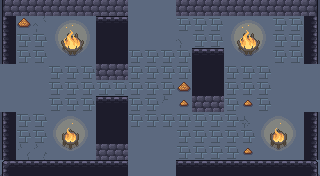

Rendered tile map (Tiled .tmx) drawn with the repository's tilesets; below, a short description and the full map source, tile grids included:
An orthogonal 20x11 tile map with 16x16 px tiles, 6 tile layers (ground, dressing, decor, walls, ...), 5 tilesets and 12 objects (5x ENTRY, 5x ENEMY, 2x PROP).

<map version="1.10" tiledversion="1.10.2" orientation="orthogonal" renderorder="right-down" width="20" height="11" tilewidth="16" tileheight="16" infinite="0" nextlayerid="8" nextobjectid="13">
 <tileset firstgid="1" name="wall" tilewidth="16" tileheight="16" tilecount="493" columns="17">
  <image source="../../../gfx/tiles/cove/walls_floor.png" width="272" height="464" />
 </tileset>
 <tileset firstgid="494" name="cracks" tilewidth="16" tileheight="16" tilecount="120" columns="8">
  <image source="../../../gfx/tiles/cove/cracks_floor.png" width="128" height="240" />
 </tileset>
 <tileset firstgid="614" name="wallcracks" tilewidth="16" tileheight="16" tilecount="256" columns="8">
  <image source="../../../gfx/tiles/cove/cracks_walls.png" width="128" height="512" />
 </tileset>
 <tileset firstgid="870" name="objects" tilewidth="16" tileheight="16" tilecount="216" columns="24">
  <image source="../../../gfx/tiles/cove/objects.png" width="384" height="144" />
 </tileset>
 <tileset firstgid="1086" name="fire" tilewidth="16" tileheight="16" tilecount="198" columns="11">
  <image source="../../../gfx/tiles/cove/fire.png" width="176" height="288" />
  <tile id="0">
   <animation>
    <frame tileid="0" duration="150" />
    <frame tileid="33" duration="150" />
    <frame tileid="66" duration="150" />
    <frame tileid="99" duration="150" />
    <frame tileid="132" duration="150" />
    <frame tileid="165" duration="150" />
   </animation>
  </tile>
  <tile id="1">
   <animation>
    <frame tileid="1" duration="150" />
    <frame tileid="34" duration="150" />
    <frame tileid="67" duration="150" />
    <frame tileid="100" duration="150" />
    <frame tileid="133" duration="150" />
    <frame tileid="166" duration="150" />
   </animation>
  </tile>
  <tile id="2">
   <animation>
    <frame tileid="2" duration="150" />
    <frame tileid="35" duration="150" />
    <frame tileid="68" duration="150" />
    <frame tileid="101" duration="150" />
    <frame tileid="134" duration="150" />
    <frame tileid="167" duration="150" />
   </animation>
  </tile>
  <tile id="3">
   <animation>
    <frame tileid="3" duration="150" />
    <frame tileid="36" duration="150" />
    <frame tileid="69" duration="150" />
    <frame tileid="102" duration="150" />
    <frame tileid="135" duration="150" />
    <frame tileid="168" duration="150" />
   </animation>
  </tile>
  <tile id="4">
   <animation>
    <frame tileid="4" duration="150" />
    <frame tileid="37" duration="150" />
    <frame tileid="70" duration="150" />
    <frame tileid="103" duration="150" />
    <frame tileid="136" duration="150" />
    <frame tileid="169" duration="150" />
   </animation>
  </tile>
  <tile id="5">
   <animation>
    <frame tileid="5" duration="150" />
    <frame tileid="38" duration="150" />
    <frame tileid="71" duration="150" />
    <frame tileid="104" duration="150" />
    <frame tileid="137" duration="150" />
    <frame tileid="170" duration="150" />
   </animation>
  </tile>
  <tile id="6">
   <animation>
    <frame tileid="6" duration="150" />
    <frame tileid="39" duration="150" />
    <frame tileid="72" duration="150" />
    <frame tileid="105" duration="150" />
    <frame tileid="138" duration="150" />
    <frame tileid="171" duration="150" />
   </animation>
  </tile>
  <tile id="7">
   <animation>
    <frame tileid="7" duration="150" />
    <frame tileid="40" duration="150" />
    <frame tileid="73" duration="150" />
    <frame tileid="106" duration="150" />
    <frame tileid="139" duration="150" />
    <frame tileid="172" duration="150" />
   </animation>
  </tile>
  <tile id="8">
   <animation>
    <frame tileid="8" duration="150" />
    <frame tileid="41" duration="150" />
    <frame tileid="74" duration="150" />
    <frame tileid="107" duration="150" />
    <frame tileid="140" duration="150" />
    <frame tileid="173" duration="150" />
   </animation>
  </tile>
  <tile id="9">
   <animation>
    <frame tileid="9" duration="150" />
    <frame tileid="42" duration="150" />
    <frame tileid="75" duration="150" />
    <frame tileid="108" duration="150" />
    <frame tileid="141" duration="150" />
    <frame tileid="174" duration="150" />
   </animation>
  </tile>
  <tile id="10">
   <animation>
    <frame tileid="10" duration="150" />
    <frame tileid="43" duration="150" />
    <frame tileid="76" duration="150" />
    <frame tileid="109" duration="150" />
    <frame tileid="142" duration="150" />
    <frame tileid="175" duration="150" />
   </animation>
  </tile>
  <tile id="11">
   <animation>
    <frame tileid="11" duration="150" />
    <frame tileid="44" duration="150" />
    <frame tileid="77" duration="150" />
    <frame tileid="110" duration="150" />
    <frame tileid="143" duration="150" />
    <frame tileid="176" duration="150" />
   </animation>
  </tile>
  <tile id="12">
   <animation>
    <frame tileid="12" duration="150" />
    <frame tileid="45" duration="150" />
    <frame tileid="78" duration="150" />
    <frame tileid="111" duration="150" />
    <frame tileid="144" duration="150" />
    <frame tileid="177" duration="150" />
   </animation>
  </tile>
  <tile id="13">
   <animation>
    <frame tileid="13" duration="150" />
    <frame tileid="46" duration="150" />
    <frame tileid="79" duration="150" />
    <frame tileid="112" duration="150" />
    <frame tileid="145" duration="150" />
    <frame tileid="178" duration="150" />
   </animation>
  </tile>
  <tile id="14">
   <animation>
    <frame tileid="14" duration="150" />
    <frame tileid="47" duration="150" />
    <frame tileid="80" duration="150" />
    <frame tileid="113" duration="150" />
    <frame tileid="146" duration="150" />
    <frame tileid="179" duration="150" />
   </animation>
  </tile>
  <tile id="15">
   <animation>
    <frame tileid="15" duration="150" />
    <frame tileid="48" duration="150" />
    <frame tileid="81" duration="150" />
    <frame tileid="114" duration="150" />
    <frame tileid="147" duration="150" />
    <frame tileid="180" duration="150" />
   </animation>
  </tile>
  <tile id="16">
   <animation>
    <frame tileid="16" duration="150" />
    <frame tileid="49" duration="150" />
    <frame tileid="82" duration="150" />
    <frame tileid="115" duration="150" />
    <frame tileid="148" duration="150" />
    <frame tileid="181" duration="150" />
   </animation>
  </tile>
  <tile id="17">
   <animation>
    <frame tileid="17" duration="150" />
    <frame tileid="50" duration="150" />
    <frame tileid="83" duration="150" />
    <frame tileid="116" duration="150" />
    <frame tileid="149" duration="150" />
    <frame tileid="182" duration="150" />
   </animation>
  </tile>
  <tile id="18">
   <animation>
    <frame tileid="18" duration="150" />
    <frame tileid="51" duration="150" />
    <frame tileid="84" duration="150" />
    <frame tileid="117" duration="150" />
    <frame tileid="150" duration="150" />
    <frame tileid="183" duration="150" />
   </animation>
  </tile>
  <tile id="19">
   <animation>
    <frame tileid="19" duration="150" />
    <frame tileid="52" duration="150" />
    <frame tileid="85" duration="150" />
    <frame tileid="118" duration="150" />
    <frame tileid="151" duration="150" />
    <frame tileid="184" duration="150" />
   </animation>
  </tile>
  <tile id="20">
   <animation>
    <frame tileid="20" duration="150" />
    <frame tileid="53" duration="150" />
    <frame tileid="86" duration="150" />
    <frame tileid="119" duration="150" />
    <frame tileid="152" duration="150" />
    <frame tileid="185" duration="150" />
   </animation>
  </tile>
  <tile id="21">
   <animation>
    <frame tileid="21" duration="150" />
    <frame tileid="54" duration="150" />
    <frame tileid="87" duration="150" />
    <frame tileid="120" duration="150" />
    <frame tileid="153" duration="150" />
    <frame tileid="186" duration="150" />
   </animation>
  </tile>
  <tile id="22">
   <animation>
    <frame tileid="22" duration="150" />
    <frame tileid="55" duration="150" />
    <frame tileid="88" duration="150" />
    <frame tileid="121" duration="150" />
    <frame tileid="154" duration="150" />
    <frame tileid="187" duration="150" />
   </animation>
  </tile>
  <tile id="23">
   <animation>
    <frame tileid="23" duration="150" />
    <frame tileid="56" duration="150" />
    <frame tileid="89" duration="150" />
    <frame tileid="122" duration="150" />
    <frame tileid="155" duration="150" />
    <frame tileid="188" duration="150" />
   </animation>
  </tile>
  <tile id="24">
   <animation>
    <frame tileid="24" duration="150" />
    <frame tileid="57" duration="150" />
    <frame tileid="90" duration="150" />
    <frame tileid="123" duration="150" />
    <frame tileid="156" duration="150" />
    <frame tileid="189" duration="150" />
   </animation>
  </tile>
  <tile id="25">
   <animation>
    <frame tileid="25" duration="150" />
    <frame tileid="58" duration="150" />
    <frame tileid="91" duration="150" />
    <frame tileid="124" duration="150" />
    <frame tileid="157" duration="150" />
    <frame tileid="190" duration="150" />
   </animation>
  </tile>
  <tile id="26">
   <animation>
    <frame tileid="26" duration="150" />
    <frame tileid="59" duration="150" />
    <frame tileid="92" duration="150" />
    <frame tileid="125" duration="150" />
    <frame tileid="158" duration="150" />
    <frame tileid="191" duration="150" />
   </animation>
  </tile>
  <tile id="27">
   <animation>
    <frame tileid="27" duration="150" />
    <frame tileid="60" duration="150" />
    <frame tileid="93" duration="150" />
    <frame tileid="126" duration="150" />
    <frame tileid="159" duration="150" />
    <frame tileid="192" duration="150" />
   </animation>
  </tile>
  <tile id="28">
   <animation>
    <frame tileid="28" duration="150" />
    <frame tileid="61" duration="150" />
    <frame tileid="94" duration="150" />
    <frame tileid="127" duration="150" />
    <frame tileid="160" duration="150" />
    <frame tileid="193" duration="150" />
   </animation>
  </tile>
  <tile id="29">
   <animation>
    <frame tileid="29" duration="150" />
    <frame tileid="62" duration="150" />
    <frame tileid="95" duration="150" />
    <frame tileid="128" duration="150" />
    <frame tileid="161" duration="150" />
    <frame tileid="194" duration="150" />
   </animation>
  </tile>
  <tile id="30">
   <animation>
    <frame tileid="30" duration="150" />
    <frame tileid="63" duration="150" />
    <frame tileid="96" duration="150" />
    <frame tileid="129" duration="150" />
    <frame tileid="162" duration="150" />
    <frame tileid="195" duration="150" />
   </animation>
  </tile>
  <tile id="31">
   <animation>
    <frame tileid="31" duration="150" />
    <frame tileid="64" duration="150" />
    <frame tileid="97" duration="150" />
    <frame tileid="130" duration="150" />
    <frame tileid="163" duration="150" />
    <frame tileid="196" duration="150" />
   </animation>
  </tile>
  <tile id="32">
   <animation>
    <frame tileid="32" duration="150" />
    <frame tileid="65" duration="150" />
    <frame tileid="98" duration="150" />
    <frame tileid="131" duration="150" />
    <frame tileid="164" duration="150" />
    <frame tileid="197" duration="150" />
   </animation>
  </tile>
 </tileset>
 <layer id="1" name="ground" width="20" height="11">
  <data encoding="csv">
251,251,251,251,251,251,251,251,251,251,251,251,251,251,251,251,251,251,251,251,
251,251,251,251,251,251,251,251,251,251,251,251,251,251,251,251,251,251,251,251,
251,251,251,251,251,251,251,251,251,251,251,251,251,251,251,251,251,251,251,251,
251,251,251,251,251,251,251,251,251,251,251,251,251,251,251,251,251,251,251,251,
251,251,251,251,251,251,251,251,251,251,251,251,251,251,251,251,251,251,251,251,
251,251,251,251,251,251,251,251,251,251,251,251,251,251,251,251,251,251,251,251,
251,251,251,251,251,251,251,251,251,251,251,251,251,251,251,251,251,251,251,251,
251,251,251,251,251,251,251,251,251,251,251,251,251,251,251,251,251,251,251,251,
251,251,251,251,251,251,251,251,251,251,251,251,251,251,251,251,251,251,251,251,
251,251,251,251,251,251,251,251,251,251,251,251,251,251,251,251,251,251,251,251,
251,251,251,251,251,251,251,251,251,251,251,251,251,251,251,251,251,251,251,251
</data>
 </layer>
 <layer id="2" name="dressing" width="20" height="11">
  <data encoding="csv">
0,0,627,0,659,625,633,0,0,0,0,0,0,0,0,627,0,0,0,0,
0,1051,611,1091,1092,1093,0,0,0,0,0,232,232,232,1091,1092,1093,232,232,0,
0,232,232,1102,0,1104,0,0,0,0,0,595,232,232,1102,0,1104,232,232,0,
0,232,232,1113,1114,1115,0,0,232,232,232,232,0,0,1113,1114,1115,232,232,0,
0,0,0,232,232,232,0,0,232,232,232,232,0,0,232,232,232,0,0,0,
0,0,0,232,232,232,232,232,232,232,232,1051,0,0,232,232,232,0,0,0,
0,0,0,232,232,232,0,0,232,232,599,1052,0,0,232,1052,232,0,0,0,
0,232,232,1094,1095,1096,0,0,232,232,232,232,232,232,232,593,1094,1095,1096,0,
0,232,232,1105,0,1107,0,0,0,0,0,232,232,232,232,232,1105,0,1107,0,
0,610,612,1116,1117,1118,0,0,0,0,0,232,232,232,232,1052,1116,1117,1118,0,
0,0,0,0,0,0,0,0,0,0,0,0,0,0,0,0,0,0,0,0
</data>
 </layer>
 <layer id="3" name="decor" width="20" height="11">
  <data encoding="csv">
0,0,0,0,0,0,0,0,0,0,0,0,0,0,0,0,0,0,0,0,
0,0,0,0,0,0,0,0,0,0,0,0,0,0,0,0,0,0,0,0,
0,0,0,0,0,0,0,0,0,0,0,0,0,0,0,0,0,0,0,0,
0,0,0,0,0,0,0,0,0,0,0,0,0,0,0,0,0,0,0,0,
0,0,0,0,0,0,0,0,0,0,0,0,0,0,0,0,0,0,0,0,
0,0,0,0,0,0,0,0,0,0,0,0,0,0,0,0,0,0,0,0,
0,0,0,0,0,0,0,0,0,0,0,0,0,0,0,0,0,0,0,0,
0,0,0,0,0,0,0,0,0,0,0,0,0,0,0,0,0,0,0,0,
0,0,0,0,0,0,0,0,0,0,0,0,0,0,0,0,0,0,0,0,
0,0,0,0,0,0,0,0,0,0,0,0,0,0,0,0,0,0,0,0,
0,0,0,0,0,0,0,0,0,0,0,0,0,0,0,0,0,0,0,0
</data>
 </layer>
 <layer id="4" name="walls" width="20" height="11">
  <data encoding="csv">
70,71,71,71,71,71,71,71,0,0,0,71,71,71,71,71,71,71,71,72,
36,0,0,0,0,0,0,0,0,0,0,0,0,0,0,0,0,0,0,38,
36,0,0,0,0,0,0,0,0,0,0,0,0,0,0,0,0,0,0,38,
36,0,0,0,0,0,0,0,0,0,0,0,0,0,0,0,0,0,0,38,
0,0,0,0,0,0,0,0,0,0,0,0,0,0,0,0,0,0,0,0,
0,0,0,0,0,0,0,0,0,0,0,0,0,0,0,0,0,0,0,0,
0,0,0,0,0,0,0,0,0,0,0,0,0,0,0,0,0,0,0,0,
36,0,0,0,0,0,0,0,0,0,0,0,0,0,0,0,0,0,0,38,
36,0,0,0,0,0,0,0,0,0,0,0,0,0,0,0,0,0,0,38,
36,0,0,0,0,0,0,0,0,0,0,0,0,0,0,0,0,0,0,38,
19,20,20,20,20,20,20,20,0,0,0,20,20,20,20,20,20,20,20,21
</data>
 </layer>
 <layer id="5" name="props" width="20" height="11">
  <data encoding="csv">
0,0,0,0,0,0,0,0,0,0,0,0,0,0,0,0,0,0,0,0,
0,0,0,0,0,0,20,20,0,0,0,0,0,0,0,0,0,0,0,0,
0,0,0,0,1103,0,37,37,0,0,0,0,0,0,0,1103,0,0,0,0,
0,0,0,0,0,0,37,37,0,0,0,0,20,20,0,0,0,0,0,0,
0,0,0,0,0,0,71,71,0,0,0,0,37,37,0,0,0,0,0,0,
0,0,0,0,0,0,0,0,0,0,0,0,37,37,0,0,0,0,0,0,
0,0,0,0,0,0,20,20,0,0,0,0,71,71,0,0,0,0,0,0,
0,0,0,0,0,0,37,37,0,0,0,0,0,0,0,0,0,0,0,0,
0,0,0,0,1106,0,37,37,0,0,0,0,0,0,0,0,0,1106,0,0,
0,0,0,0,0,0,71,71,0,0,0,0,0,0,0,0,0,0,0,0,
0,0,0,0,0,0,0,0,0,0,0,0,0,0,0,0,0,0,0,0
</data>
 </layer>
 <layer id="6" name="overhead" width="20" height="11">
  <data encoding="csv">
0,0,0,0,0,0,0,0,0,0,0,0,0,0,0,0,0,0,0,0,
0,0,0,0,0,0,0,0,0,0,0,0,0,0,0,0,0,0,0,0,
0,0,0,0,0,0,0,0,0,0,0,0,0,0,0,0,0,0,0,0,
0,0,0,0,0,0,0,0,0,0,0,0,0,0,0,0,0,0,0,0,
0,0,0,0,0,0,0,0,0,0,0,0,0,0,0,0,0,0,0,0,
0,0,0,0,0,0,0,0,0,0,0,0,0,0,0,0,0,0,0,0,
0,0,0,0,0,0,0,0,0,0,0,0,0,0,0,0,0,0,0,0,
0,0,0,0,0,0,0,0,0,0,0,0,0,0,0,0,0,0,0,0,
0,0,0,0,0,0,0,0,0,0,0,0,0,0,0,0,0,0,0,0,
0,0,0,0,0,0,0,0,0,0,0,0,0,0,0,0,0,0,0,0,
0,0,0,0,0,0,0,0,0,0,0,0,0,0,0,0,0,0,0,0
</data>
 </layer>
 <objectgroup id="7" name="spawns">
  <object id="1" name="UP" type="ENTRY" x="152" y="24" />
  <object id="2" name="DOWN" type="ENTRY" x="152" y="152" />
  <object id="3" name="LEFT" type="ENTRY" x="24" y="88" />
  <object id="4" name="RIGHT" type="ENTRY" x="296" y="88" />
  <object id="5" name="" type="ENTRY" x="168" y="88" />
  <object id="6" name="" type="ENEMY" x="248" y="56" />
  <object id="7" name="" type="ENEMY" x="184" y="88" />
  <object id="8" name="" type="ENEMY" x="152" y="56" />
  <object id="9" name="" type="ENEMY" x="152" y="120" />
  <object id="10" name="" type="ENEMY" x="72" y="120" />
  <object id="11" name="torch" type="PROP" x="56" y="168" />
  <object id="12" name="torch" type="PROP" x="264" y="168" />
 </objectgroup>
</map>
